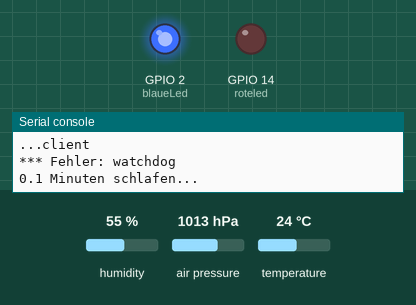
Bench run of a program on a simulated ESP8266 board running MicroPython. Shown: output pins drawn as LEDs (lit = HIGH, except the on-board LED, lit = LOW), the last lines printed to the serial console. Inputs (shaded band) come from the test bench; at power-on: humidity 55 %, air pressure 1013 hPa, temperature 24 °C. WiFi joins after 1.5 s; the clock reads 2024-03-15 10:24:30 at power-on unless the program sets it; requests to the public web service named in the program get a made-up reply in its usual format after 0.4 s (London, UTC, broken clouds, 64 % humidity, 1013 hPa unless stated); deep sleep restarts the program when it ends; library files of the repository ran but are not shown: boot.py, BME280_1.py.

Above: at 3.4 s.
At 12.9 s:
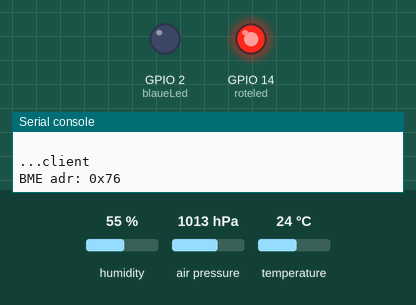
At 15.7 s:
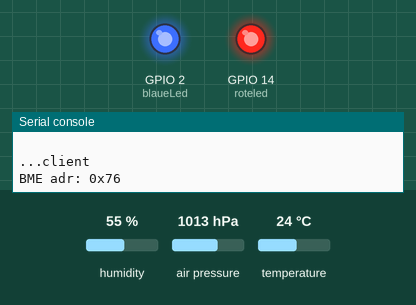
Timing chart, 0 to 19.6 s (numbered marks = the images above):
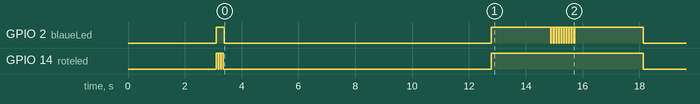

Measured:
- by itself, GPIO 2 (blaueLed): goes LOW 9.4 s, HIGH 2.1 s, 9 × (LOW 0.02 s, HIGH 0.07 s), LOW 0.02 s, HIGH 2.4 s, then LOW
- by itself, GPIO 14 (roteled): goes LOW 0.02 s, HIGH 0.07 s, LOW 0.02 s, HIGH 0.07 s, LOW 9.4 s, HIGH 5.3 s, then LOW

The program:

main.py
```python
#  main.py
from delay import Delay
print('main...')
start_flag= Delay()
if start_flag:
    print ( 'weiter')
    from readme import version
    print(version)
    import client
else:
    print('stop')
```

delay.py
```python
#delay.py

from time import sleep_ms

def Delay():
        start_main= False
        try:
            for i in range (30,-1,-1):
                sleep_ms(100)
                print(i,end=' ')
            start_main= True
        except KeyboardInterrupt:
            print('\nYou have pressed ctrl-c button.')
        return start_main

if __name__ == '__main__':
    start_flag= Delay()
    if start_flag:
        print ( 'weiter')
    else:
        print('stop')
```

readme.py
```python
#readme.py
version="""version 25 juli 2022 mit 60 minuten takt
start mit 4.7 Volt
sollte 6 Monate halten
"""
if __name__ == '__main__':
        print (version)
```

client.py
```python
from machine import reset_cause,DEEPSLEEP,RTC,deepsleep,reset,I2C,Pin
from   time import sleep,time
import network
import sys
from   BME280_1 import BME280
import batterie
from   send_thingspeak2 import send
from   wdt import mywdt
from reset import Reset

''' led ports'''
blaueLed= Pin(2, Pin.OUT, value=1 )
roteled = Pin(14, Pin.OUT, value=1 ) #aus


''' deepsleep
    vorgabe in minuten , minuten=0 bedeutet aus
    deepsleep reset erfolgt ueber verbindung gpio16 mit res
    loetbruecke SJ3 'deep sleep' '''
class Schlafen:
    def __init__(self,*, minuten=0):
        self._en=0
        self.rtc = RTC()
        self.zeit(minuten)
        self.rtc.irq(trigger=self.rtc.ALARM0, wake=DEEPSLEEP)
    def zeit(self,minuten=10.0):
        self._minuten=minuten
        if minuten > 0:
            self._en=True
        else:
            self._en=False
        ms= int(self._minuten*60*1000)
        self.rtc.alarm(self.rtc.ALARM0, ms )
    def jetzt(self):
        if self._en:
            print( f"{self._minuten} Minuten schlafen...")
            wdt.stop()
            deepsleep()
            sleep(1) ##???
        else:
            print( 'deepsleep nicht freigegeben')
            wdt.stop()
            sys.exit()

''' BME280 sensor ueber i2c bus ansteuern
    da nur ein teilnehmer am i2c bus haengt, kann als adresse automatisch die erste und einzige
    beim scannnen gefundene adresse genommen werden
    - die Module haben evtll verschiedene adressen 0x77 ode 0x76 '''
bme=None
def start_bme():
    global bme
    try:
        # i2c sensor bme-280
        i2c = I2C(scl=Pin(5), sda=Pin(4), freq=100000)
        i2c_adr= i2c.scan()[0]
        print(f'BME adr: {hex(i2c_adr)}')
        bme = BME280(address=i2c_adr, i2c=i2c)
        sleep(2)
    except Exception as e:
        y='?'
        if e.args[0]==19:
            y='Kein solches Geraet'
        raise Exception('BME, i2c :', y)

''' 4 messwerte '''
def messwerte():
    #messwerte lesen
    t = bme.temperature
    h = bme.humidity
    d = bme.pressure
    v = batterie.volt()
    return t,h,d,v

''' led kurz ( 0.1 sec) auf blitzen lassen '''
def blink(led= blaueLed):
    sleep(.07)
    led.value(0)
    sleep(.02)
    led.value(1)

''' deepsleep starten mit ausgabe einer fehlermeldung
    watchdog vorher ausschalten '''
def schlaf_nach_fehler(e='alles ok'):
    print ('*** Fehler:',e)
    wdt.stop()
    for i in range (3):
        blink(roteled)
    schlaf.jetzt()

''' #################### hier start ################################### '''
print('...client')
''' falls lokal von der shell  gestartet wird, bleibt deepsleep aus '''
if __name__ == '__main__':
    schlaf= Schlafen(minuten=0)
else:
    schlaf= Schlafen(minuten=60)

''' reset meldung lesen und watchdog starten '''
reset=Reset()
wdt= mywdt()
wdt.start()
if reset.typ== "watchdog":   # kommt dann, wenn Batterie im tiefschlaf abgeklemmt wird
    schlaf.zeit(0.1)         # nur kurz
    schlaf_nach_fehler('watchdog')
try:
    '''BME280 sensor ueber i2c bus ansteuern'''
    start_bme()
except Exception as e:
    schlaf_nach_fehler(e)

'''10sec pause , um kb interrupt zu ermoeglichen'''
for i in range(10):
    blink()

'''WLAN starten, falls noch nicht verbunden
   esp8266 merkt sich die einstellungen'''
WiFi_SSID, WiFi_PW= "dk2jk","dk2jk X1"

''' acces point deactivieren'''
ap = network.WLAN(network.AP_IF)
ap.active(False)

try:
    sta = network.WLAN(network.STA_IF)
    if sta.active() and sta.isconnected():   # schon verbunden ?
        print ( f'verbunden mit "{sta.ifconfig()[0] }"')
    else:
        # neu verbinden
        try:
            sta.active(True)
            sta.connect(WiFi_SSID, WiFi_PW)
        except Exception as e:
            schlaf_nach_fehler(e) # verbindung hat nicht geklappt

        timeout=9
        wdt.feed() # ab jetzt 10 sec zeit bevor watchdog kommt
        count=0
        while not sta.isconnected (): # im abstand von 1 sec versuchen
            sleep(1)
            count=count+1
            print('{}'.format(count),end=' ') # ...
            if  count >= timeout:
                schlaf_nach_fehler('WLAN timeout!')
                break
    try:
        ''' messwerte senden !'''
        t,h,d,v=messwerte()
        #v=reset.message
        send(t,h,d,v)
    except:
        schlaf_nach_fehler('send()')
    finally:
        schlaf.jetzt()
    ''' #################### hier ende  ################################### '''

except KeyboardInterrupt:
    print( "kb interrupt erlaubt, stop hier")
except Exception as e:
    schlaf_nach_fehler(e)
    #ende
```

batterie.py
```python
# batterie.py

import machine
from time import sleep

''' batteriespannung messen, loetbruecke 'MSG' muss geschlossen sein
    spannungsteiler 470k 100k an ADC0
    max spannung am adc 1 volt '''
def volt():
        y=5.0*machine.ADC(0).read() /944
        return round (y,2) # 2 stellen hinter'm komma reichen
    # bei 5V 944 gemessen ,empirisch

''' test '''
if __name__=='__main__':
    from time import sleep
    while True:
        print( f"Batteriespannung= {volt()} Volt" )
        sleep(1)
```

send_thingspeak2.py
```python
# senden nach_thingspeak
# daten ansehen unter...
# https://thingspeak.com/channels/1533730/widgets/366313
# https://thingspeak.com/channels/1533730

# Constants and variables:
WRITE_API_KEY = 'OFSMOZN1COHG6PAV'
HTTPS= "https://api.thingspeak.com/update"

# libraries
from time import sleep,gmtime
import urequests

def zeit():
    ''' aktuelle Zeit ausgeben: '03.02.22 22:14:39'  '''
    x= gmtime()  #(2022, 2, 3, 22, 14, 39, 3, 34)
    return "{:02d}.{:02d}.{:02d} {:02d}:{:02d}:{:02d}".format( x[2],x[1],x[0]-2000, x[3],x[4],x[5])


def send(f1=18.1,f2=55.5,f3=999.9,f4=5.3):
    ''' felder zusammenfuegen und in die url zeile einfuegen '''

    felder = {'field1':f1, 'field2':f2, 'field3':f3, 'field4':f4}
    url=f"{HTTPS}?api_key={WRITE_API_KEY}&field1={f1}&field2={f2}&field3={f3}&field4={f4}"

    ''' nachricht ueber "urequests.get(url)" senden, max 10 mal versuchen '''
    ok=False
    i=0
    while not ok:
        x = urequests.get(url)
        y=x.reason
        #print(y)   # b'OK'  , x.status_code=200
        if y == b'OK':
            ok=True       # es hat geklappt !
        else:
            print('.',end='')
            i=i+1
            if i>10:
                break
    if ok:
        ''' kontrollausgabe:
            03.02.22 21:57:27
            {'field3': 977.33, 'field2': 35.48, 'field1': 25.31, 'field4': 4.71}'''
        print(zeit())
        print(felder)
    else:
        raise Exception (' send()')

if __name__ == '__main__':
    send()
```

wdt.py
```python
## Simple software WDT implementation
import machine
from micropython import const,alloc_emergency_exception_buf
alloc_emergency_exception_buf(100)

'''
nachdem der watchdog mit ' wdt_start()' gestartet wurde, muss spaetestens nach 10 sekunden wieder 'wdt_feed()' aufgerufen werden.
falls ein programmteil sich aufhaengt oder mehr als 10 sekunden benoetigt, wird vom watchdog ein reset ausgeloest. der reset
erfolgt ueber 'machine.reset()' . Die CPU startet mit 'boot.py' neu mit der
meldung  'ets Jan  8 2013, rst cause:4, boot mode:(3,0) wdt reset '.
'''

wdt_timeout=const(10)
class mywdt:
    def __init__(self):
        self.wdt_timer = machine.Timer(-1)
        self.feed()

    ''' interrupt routine laeuft jede sekunde;
        wenn zaehler den grenzwert ueberschreitet,
        wird ein softreset ausgelöst , dann weiter bei 'boot.py' '''
    def _callback(self):
        self.wdt_counter += 1
        if (self.wdt_counter >= wdt_timeout):
            self.wdt_timer.deinit()
            machine.reset()  ## softreset =4

    ''' watchdog counter zuruecksetzen / restart '''
    def feed(self):
        self.wdt_counter = 0

    ''' hardware timer wird gestartet, watchdog ist jetzt scharf '''
    def start(self):
        self.wdt_timer.init(period=1000, mode=machine.Timer.PERIODIC, callback=lambda t:self._callback())

    ''' watchdog stoppen , nicht mehr scharf '''
    def stop(self):
        try:
            self.wdt_timer.deinit()
        except:
            pass
        self.wdt_counter = 0
        #machine.RTC().memory(b'wdt gestoppt')

## END Simple software WDT implementation

if __name__ == '__main__':
    import time
    w= mywdt()
    w.start()
    for i in range (13):   # bei 9 gehts noch;  bei 10 spricht er an
        time.sleep(1)
        print(i,end=' ')
        #w.feed()           # hiermit spricht er nicht mehr an
    w.stop()
```

reset.py
```python
import machine

class Reset():
    def __init__(self):
        self._typ = self.gettyp()
        self._message = '---'


    ''' resettyp als text ausgeben '''
    def gettyp(self):
        x=machine.reset_cause()
        y='unbekannter'
        if x==6:
            y="hardware"
        elif x==5:
            y="deepsleep"
        elif x==0:
            y="poweron"
        elif x==4:
            y="software"
        elif x==1:
            y= "watchdog"
        return y

    '''  @property bedeutet, dass die folgende funktion wie eine variable aufgerufen
         wird; also ohne () ; z.b. text= reset.typ '''
    @property
    def typ(self):
        return self._typ

    @property
    def message(self):
        return self._message

    
```
